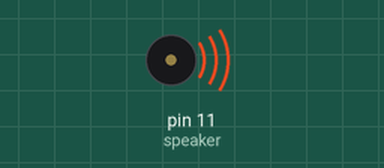
Recording of a sketch running on a simulated Arduino Uno, built with avr-gcc and run on an emulated ATmega328P. Parts: buzzer (waves = sounding).

Above: at 0.1 s.
Timing chart, 0 to 1.6 s (numbered marks = the images above):
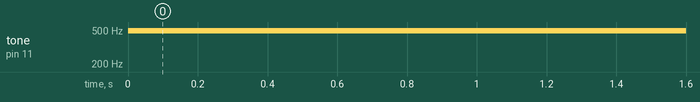

Measured:
- by itself, tone on pin 11 (speaker): silent → 490 Hz at 0.00 s

The sketch:

joekey.ino
```cpp
class Key
{
    float time = 0.0;
    float frequency = 0.0;
    float period = 0.0;
    float (*wave)(float);

    public:
    Key(float (*function)(float), float freq)
    {
        time = 0.0;
        frequency = freq;
        period = 1 / freq;
        wave = function;
    }

    float play(float moment)
    {
        return wave(moment * frequency);
    }
};

float sine(float t)
{ return (float) sin(2 * 3.14 * t); }

Key key(sine, 55.0);
int speaker = 11;

void setup()
{
    pinMode(speaker, OUTPUT);
}

void loop()
{
    float mag = 256 * key.play(millis() / 1000.0);
    int pwr = map(mag, -255, 255, 0, 255);
    analogWrite(speaker, pwr);
}
```
